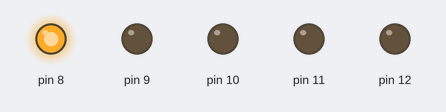
Recording of a sketch running on a simulated Arduino Uno, built with avr-gcc and run on an emulated ATmega328P. On the bench: output pins drawn as LEDs (lit = HIGH).

Above: at 0.15 s.
At 1.35 s:
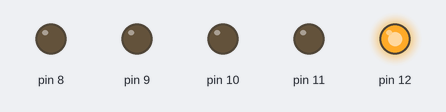
At 1.65 s:
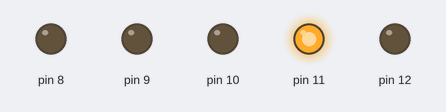
At 3.15 s:
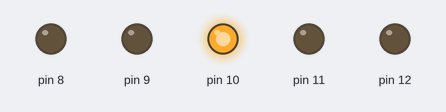
At 5.25 s:
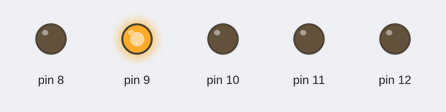
Timing chart, 0 to 5.5 s (numbered marks = the images above):
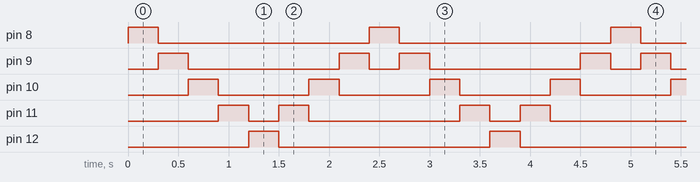

Measured:
- by itself, pin 8, pin 12: alternates HIGH for 0.30 s and LOW for 2.1 s
- by itself, pin 9: repeats every 2.4 s: LOW 1.5 s, HIGH 0.30 s, LOW 0.30 s, HIGH 0.30 s
- by itself, pin 10: alternates HIGH for 0.30 s and LOW for 0.90 s
- by itself, pin 11: repeats every 2.4 s: LOW 0.30 s, HIGH 0.30 s, LOW 1.5 s, HIGH 0.30 s

The sketch:

ak0140_karaSimsekFor.ino
```cpp
/*
  ak0140 — çözüm örneği

  SEN YAP 1) Kartta doğrulama görevi, kod değişmez — ışıklar 8-9-10-11-10-9 sırasıyla
    yanıp söner, sonra baştan başlar. Uç LED'ler (8 ve 11) art arda iki kez yanmaz.

  SEN YAP 2) Beşinci LED (pin 12) eklemek için tek satır yeter: sonLed = 11; ->
    sonLed = 12; . Aşağıdaki kod bu hâlidir. ak0060'ta aynı ekleme için: bir const int
    satırı eklenir, bir pinMode satırı eklenir, loop() içine 5. ve (geri dönüşte) 4.
    LED için toplam en az 10 yeni digitalWrite+delay satırı eklenir — toplam ~12-13
    satır. Burada tek satır (sonLed) değişiyor.

  SEN YAP 3) Doldurulmuş tablo:

  | ders | digitalWrite+delay satırı | pinMode satırı |
  |------|----------------------------|-----------------|
  | ak0060 (elle) | 30 | 4 |
  | ak0140 (for)  | 6  | 1 (for içinde) |
*/

const int ilkLed = 8;
const int sonLed = 12;

void setup() {
  for (int pin = ilkLed; pin <= sonLed; pin++) {
    pinMode(pin, OUTPUT);
  }
}

void loop() {
  for (int pin = ilkLed; pin <= sonLed; pin++) {
    digitalWrite(pin, HIGH);
    delay(300);
    digitalWrite(pin, LOW);
  }

  for (int pin = sonLed - 1; pin >= ilkLed + 1; pin--) {
    digitalWrite(pin, HIGH);
    delay(300);
    digitalWrite(pin, LOW);
  }
}
```
